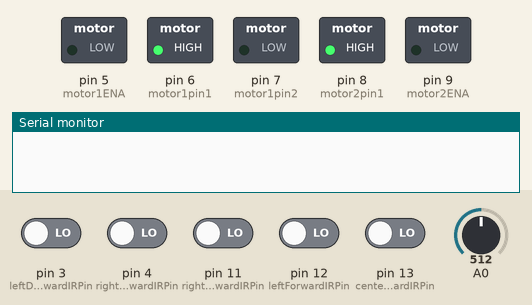
This sketch was run on a simulated Arduino Uno, built with avr-gcc and run on an emulated ATmega328P. Shown: switched loads named in the sketch (green lamp = pin HIGH), the last lines printed to the serial monitor. Inputs (shaded band) come from the test bench; at power-on: pin 3 (leftDownwardIRPin), pin 4 (rightDownwardIRPin), pin 11 (rightForwardIRPin), pin 12 (leftForwardIRPin), pin 13 (centerForwardIRPin) LOW, A0 = 512.

Above: at 1.2 s.
1.3 s: A0 set to 157
2.8 s: A0 set to 140
At 3.7 s:
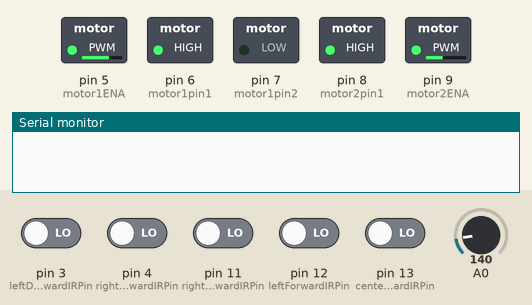
5.8 s: A0 set to 160
At 6.4 s:
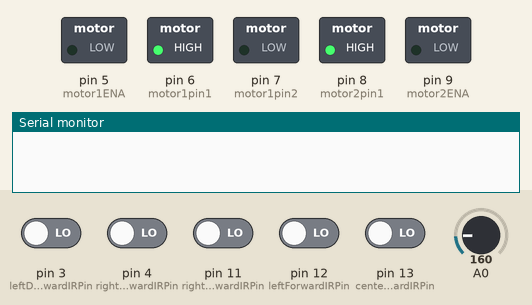
7.3 s: A0 set to 122
At 8.3 s:
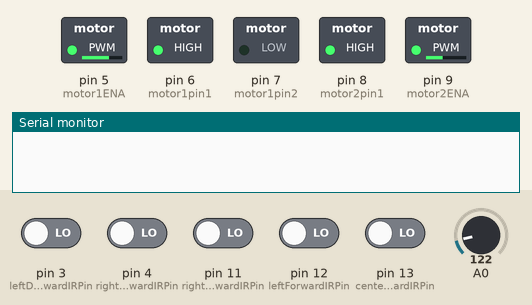
10.3 s: pin 3 (leftDownwardIRPin) driven HIGH and pin 4 (rightDownwardIRPin) driven HIGH
At 12.6 s:
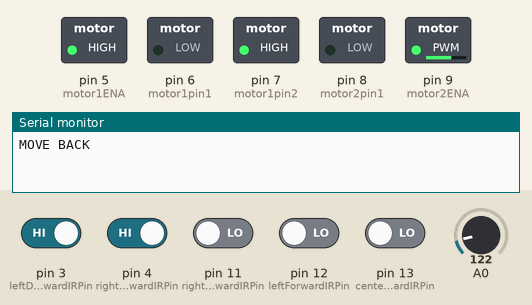
Timing chart, 0 to 16.8 s (numbered marks = the images above; inputs shaded):
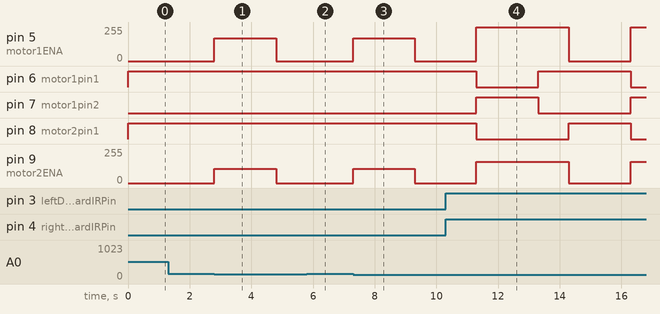

Measured:
- the behaviour switches between 150 and 149 on A0 (found by bisection; images 0 and 1)
- after the input at 1.3 s, every drawn part: stays the same
- after the input at 2.8 s, pin 5 (motor1ENA): 0/255 → 170/255 at once, → 0/255 2.0 s later; pin 9 (motor2ENA): 0/255 → 106/255 at once, → 0/255 2.0 s later
- after the input at 5.8 s, pin 5 (motor1ENA): stays 0/255 (without the input it goes to 170/255 after 1.0 s); pin 9 (motor2ENA): stays 0/255 (without the input it goes to 106/255 after 1.0 s)
- after the input at 7.3 s, pin 5 (motor1ENA): 0/255 → 170/255 at once, → 0/255 2.0 s later; pin 9 (motor2ENA): 0/255 → 106/255 at once, → 0/255 2.0 s later
- after the input at 10.3 s, pin 6 (motor1pin1): HIGH → LOW after 1.0 s, → HIGH 2.0 s later, → LOW 3.0 s later; pin 7 (motor1pin2): LOW → HIGH after 1.0 s, → LOW 2.0 s later, → HIGH 3.0 s later; pin 8 (motor2pin1): HIGH → LOW after 1.0 s, → HIGH 3.0 s later, → LOW 2.0 s later

The sketch:

sumo_v1.ino
```cpp
// Cup Competition 11/12/21

const int leftForwardIRPin = 12; // pin number which left-forward-facing IR is connected to (target aquisition)
const int leftDownwardIRPin = 3; // left-downward-facing IR sensor (floor detection)
const int rightForwardIRPin = 11;
const int rightDownwardIRPin = 4;
const int centerForwardIRPin = 13;

const int motor1pin1 = 6;
const int motor1pin2 = 7;
const int motor2pin1 = 8;
const int motor2pin2 = 2;
const int motor1ENA = 5;
const int motor2ENA = 9;

int LFSensorValue;
int LDSensorValue;
int RFSensorValue;
int RDSensorValue;
int CFSensorValue;

int nextShouldMoveTime = 0;
bool shouldMove = false;

int nextShouldSpinTime = 0;
bool shouldSpinWhenIdle = true;

unsigned long lStart;

void setup()
{
  Serial.begin(9600);
  pinMode(leftForwardIRPin, INPUT); // make each pin an INPUT pin
  pinMode(leftDownwardIRPin, INPUT);
  pinMode(rightForwardIRPin, INPUT);
  pinMode(rightDownwardIRPin, INPUT);
  pinMode(rightDownwardIRPin, INPUT);
  pinMode(centerForwardIRPin, INPUT);

  pinMode(motor1pin1, OUTPUT); // make each pin an OUTPUT pin
  pinMode(motor1pin2, OUTPUT);
  pinMode(motor2pin1, OUTPUT);
  pinMode(motor1pin2, OUTPUT);
  shouldMove = false;
  shouldSpinWhenIdle = true;
}

void loop()
{
    GetSensorData();
    SetShouldMove();
    if (shouldMove)
    {
      MakeMove();
    }
    else
    {
      StopMoving();
    }
}

void MakeMove()
{

  if (nextShouldSpinTime < millis())
  {
    shouldSpinWhenIdle = !shouldSpinWhenIdle;
    nextShouldSpinTime = millis() + 10000;
  }

  if (!LD() && !RD())
  {
    Serial.println("MOVE BACK");
    MoveBackward(255, 2000);
    Serial.println("TURN");
    TurnLeft(255, 1000);
  }
  else if (LF() || RF() || CF())
  {
    MoveForward(170);
  }
  else if (LF())
  {
    TurnLeft(255, 50);
  }
  else if (RF())
  {
    TurnRight(255, 50);
  }
  else
  {
    if (shouldSpinWhenIdle)
    {
      TurnLeft(255);
    }
    else
    {
      MoveForward(170);
    }
  }
}

void SetShouldMove()
{
  if (analogRead(A0) < 150 && nextShouldMoveTime < millis())
  {
    shouldMove = !shouldMove;
    nextShouldMoveTime = millis() + 2000;
  }
}

void MoveForward (unsigned int givenSpeed, int timeInMs)
{
  MoveForward(givenSpeed);
  delay(timeInMs);
  StopMoving;
}
void MoveBackward (unsigned int givenSpeed, int timeInMs)
{
  MoveBackward(givenSpeed);
  delay(timeInMs);
  StopMoving;
}
void TurnLeft (unsigned int givenSpeed, int timeInMs)
{
  TurnLeft(givenSpeed);
  delay(timeInMs);
  StopMoving;
}
void TurnRight (unsigned int givenSpeed, int timeInMs)
{
  TurnRight(givenSpeed);
  delay(timeInMs);
  StopMoving;
}

void StopMoving ()
{
  MoveForward(0);
}

float wheelSpeedRatio = 160.0f / 255.0f;

void MoveForward (unsigned int givenSpeed)
{
  Move(givenSpeed, true, givenSpeed * wheelSpeedRatio, true);
}
void MoveBackward (unsigned int givenSpeed)
{
  Move(givenSpeed, false, givenSpeed * wheelSpeedRatio, false);
}
void TurnLeft (unsigned int givenSpeed)
{
  Move(givenSpeed, true, givenSpeed * wheelSpeedRatio, false);
}
void TurnRight (unsigned int givenSpeed)
{
  Move(givenSpeed, false, givenSpeed * wheelSpeedRatio, true);
}

void Move(unsigned int speed1, bool isGoingForward1, unsigned int speed2, bool isGoingForward2)
{

  analogWrite(motor1ENA, speed1);
  analogWrite(motor2ENA,speed2);

  //sets direction of spin
  if (isGoingForward1)
  {
    digitalWrite(motor1pin1, HIGH);
    digitalWrite(motor1pin2, LOW);
  }
  else
  {
    digitalWrite(motor1pin1, LOW);
    digitalWrite(motor1pin2, HIGH);
  }

  if (isGoingForward2)
  {
    digitalWrite(motor2pin1, HIGH);
    digitalWrite(motor2pin2, LOW);
  }
  else
  {
    digitalWrite(motor2pin1, LOW);
    digitalWrite(motor2pin2, HIGH);
  }

}

bool LF()
{
  return LFSensorValue == 1;
}

bool LD()
{
  return LDSensorValue == 1;
}

bool RF()
{
  return RFSensorValue == 1;
}

bool RD()
{
  return RDSensorValue == 1;
}

bool CF()
{
  return CFSensorValue == 1;
}

void GetSensorData()
{
  //read data from each pin as 0 (no detection) or 1 (detection)
  LFSensorValue = digitalRead(leftForwardIRPin) == 0 ? 1 : 0; // this "?" flips incoming data to fit above scheme
  LDSensorValue = digitalRead(leftDownwardIRPin) == 0 ? 1 : 0;
  RFSensorValue = digitalRead(rightForwardIRPin) == 0 ? 1 : 0;
  RDSensorValue = digitalRead(rightDownwardIRPin) == 0 ? 1 : 0;
  CFSensorValue = digitalRead(centerForwardIRPin); // center pin does not need to be flipped since it already fits above scheme

  //Serial.println("Sensor Data:");
    /*Serial.print("  LF: ");
    Serial.println(LFSensorValue);

    Serial.print("  LD: ");
    Serial.println(LDSensorValue);

    Serial.print("  RF: ");
    Serial.println(RFSensorValue);

    Serial.print("  RD: ");
    Serial.println(RDSensorValue);

    /*
    Serial.print("  CF: ");
    Serial.println(CFSensorValue);
    */
}
```
